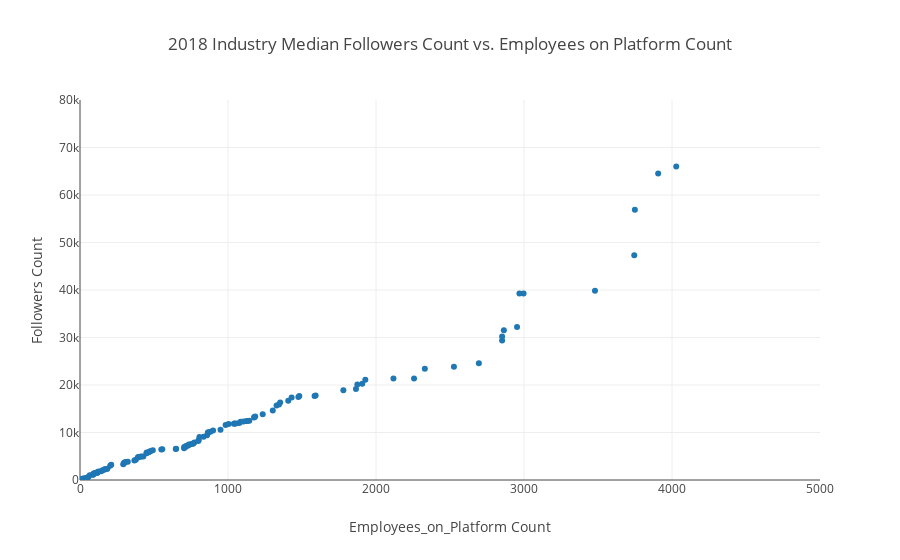

The cell this chart's notebook holds for it:
### Code cell
y=Now.groupby('industry')['followers_count'].median().sort_values()
x=Now.groupby('industry')['employees_on_platform'].median().sort_values()
data=[go.Scatter(x=x,y=y,mode='markers')]
layout=go.Layout(title='2018 Industry Median Followers Count vs. Employees on Platform Count',
                xaxis=dict(title='Employees_on_Platform Count',range=[0,5000]),
                yaxis=dict(title='Followers Count',range=[0,80000]))
iplot(go.Figure(data=data,layout=layout))
